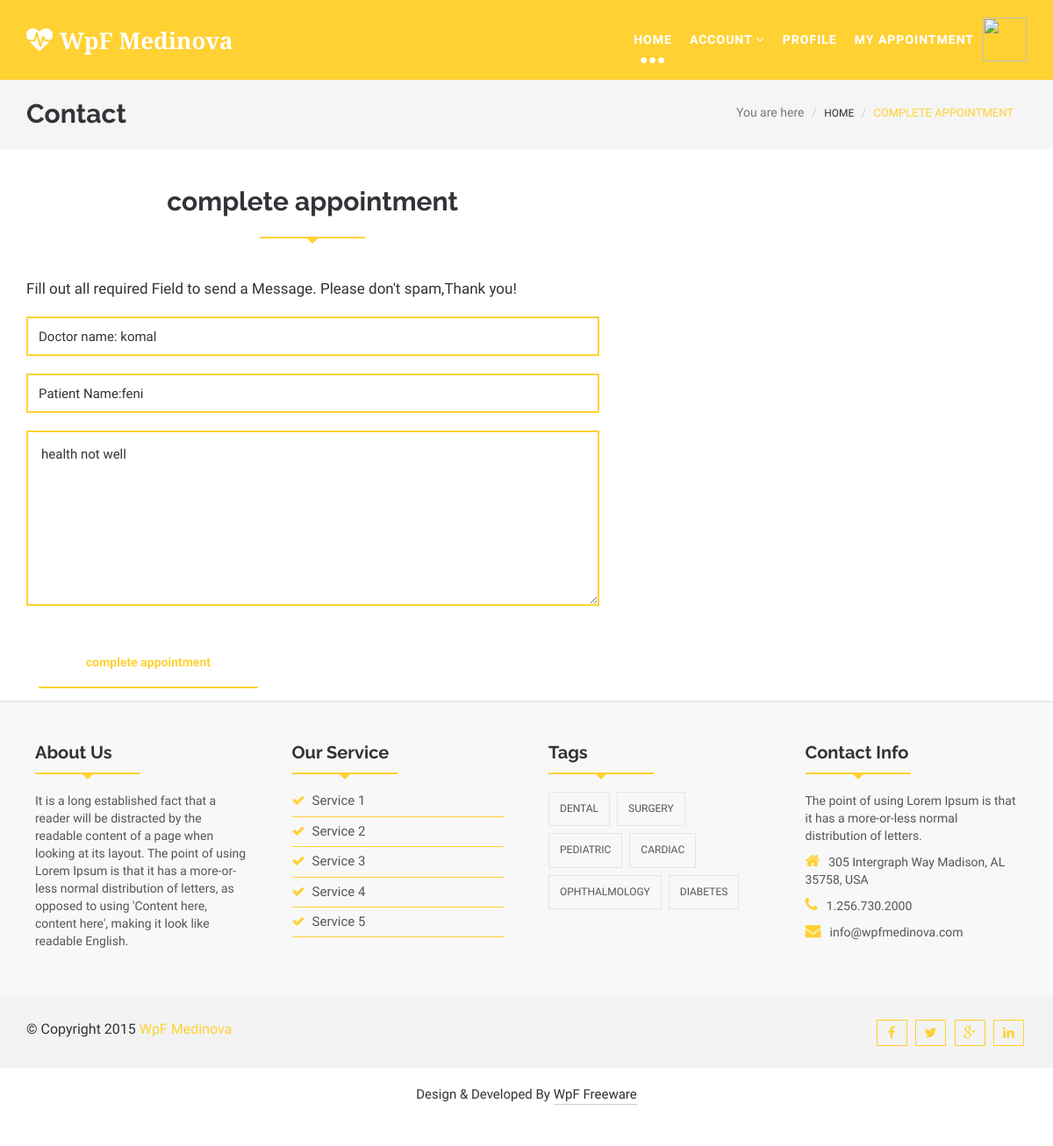
/doctor_complete_appointment/23 (signed in), run on the app's committed database.
### myapp/models.py (models this page shows, shortened)
class Appointment(models.Model):
	patient=models.ForeignKey(User,on_delete=models.CASCADE,related_name="patient")
	doctor=models.ForeignKey(Doctor_profile,on_delete=models.CASCADE)
	date=models.DateTimeField(default=timezone.now)
	time=models.CharField(max_length=100)
	health_issue=models.TextField()
	status=models.CharField(max_length=100,default="pending")
	prescription=models.TextField(default="not given yet")

class Doctor_profile(models.Model):
	doctor=models.ForeignKey(User,on_delete=models.CASCADE)
	doctor_degree=models.CharField(max_length=100)
	doctor_speciality=models.CharField(max_length=100)
	doctor_starttime=models.CharField(max_length=100)
	doctor_endtime=models.CharField(max_length=100)
	doctor_fees=models.PositiveIntegerField()
	doctor_picture=models.ImageField(upload_to="doctor_picture/")

class User(models.Model):
	fname=models.CharField(max_length=100)
	lname=models.CharField(max_length=100)
	email=models.CharField(max_length=100)
	mobile=models.CharField(max_length=100)
	address=models.TextField()
	password=models.CharField(max_length=100)
	usertype=models.CharField(max_length=100,default="patient")

### myapp/views.py (the view)
# urls.py: path('doctor_complete_appointment/<int:pk>',views.doctor_complete_appointment,name='doctor_complete_appointment'),
def doctor_complete_appointment(request,pk):
	appointment=Appointment.objects.get(pk=pk)
	if request.method=="POST":
		appointment.prescription=request.POST['prescription']
		appointment.status="completed"
		appointment.save()
		return redirect('doctor_appointment')
	else:
		return render(request,'doctor_complete_appointment.html',{'appointment':appointment})

### myapp/templates/doctor_complete_appointment.html (shortened to what this page needs)
{% extends 'doctor_header.html' %}
{% load static %}
{% block content %}
<!DOCTYPE html>
<html lang="en">
  <head>
  </head>
  <body>
    <section id="blogArchive">
      <div class="row">
        <div class="col-lg-12 col-md-12">
          <div class="blog-breadcrumbs-area">
            <div class="container">
              <div class="blog-breadcrumbs-left">
                <h2>Contact</h2>
              </div>
              <div class="blog-breadcrumbs-right">
                <ol class="breadcrumb">
                  <li>You are here</li>
                  <li><a href="#">Home</a></li>
                  <li class="active">complete appointment</li>
                </ol>
              </div>
            </div>
          </div>
        </div>
      </div>
    </section>
    <section id="contact">
      <div class="container">
        <div class="row">
          <div class="col-lg-7 col-md-7 col-sm-6">
            <div class="contact-form">
              <div class="section-heading">
                <h2>complete appointment</h2>
                <div class="line"></div>
              </div>
              <p>Fill out all required Field to send a Message. Please don't spam,Thank you!</p>
              <form class="submitphoto_form" method="POST" action="{% url 'doctor_complete_appointment' pk=appointment.pk %}">
                <input type="text" class="wp-form-control wpcf7-text" placeholder="Your name" name="name" value="Doctor name: {{appointment.doctor.doctor.fname}}">
                <input type="text" class="wp-form-control wpcf7-email" placeholder="Email address" name="email" value="Patient Name:{{appointment.patient.fname}}">
                <textarea class="wp-form-control wpcf7-textarea" cols="30" rows="10" placeholder="prescription"name="prescription">{{appointment.prescription}}</textarea>
               <button class="wpcf7-submit button--itzel" type="submit"><span>complete appointment</span></button>
              </form>
            </div>
          </div>
  </div>
  </div>
  </body>
</html>
{% endblock %}

### myapp/static/css/themes/default-theme.css (style rules this page uses)
.scrollToTop:hover, .scrollToTop:focus,.readmore_area a::before,.sl-slider h2> strong,.sl-slider p> strong, .single-top-feature .readmore_area a span,.service-icon-effect,.service-icon .service-icon-effect:hover,.single-service>h3 a:hover,.single-service>h3 a:focus, .whyChoose-right .media-heading,.whyChoose-right .media:hover .media-icon,.doctors-nav figcaption h2, .testimonial-cotent > p span,.testimonial-nav .slick-dots li.slick-active button::before,.blog-comments-box li > h2,.blog-comments-box li span, .blog-author > ul > li a:hover,.footer-service li > a:hover,.footer-service li > a span,.contact-info > p span,.footer-copyright>p>a, .blog-breadcrumbs-right .breadcrumb > li a:hover,.blog-breadcrumbs-right .breadcrumb > .active,.blog-details blockquote::before,.blog-details blockquote::after, .sidebar-widget p>a,.sidebar-widget>ul li>a:hover,.postnav-left:hover .navg-title,.postnav-right:hover .navg-title,.author-name:hover, .similar-post .media-body a:hover,.similar-post > h2,.nav-tabs > li.active > a, .nav-tabs > li.active > a:focus, .nav-tabs > li.active > a:hover, .button--itzel .button__icon,.button--itzel > span,#myModal .modal-title, .form-submit input:hover,.error-page-area h1,.error-page-area h3 { color: #ffd133; }
.line { border-bottom: 2px solid #ffd133; background: none repeat scroll 0 0 transparent; height: 1px; margin: 0 auto 45px; padding: 5px; position: relative; width: 120px; }
.line::after, .line::before { border: medium solid transparent; content: " "; height: 0; left: 50%; pointer-events: none; position: absolute; top: 100%; width: 0; }
.line::before { border-width: 9px; margin-left: -6px; }
.line::after { border-top-color: #ffd133; border-width: 8px; margin-left: -8px; }
.testimonial-nav .slick-dots li,.blog-content .readmore_area a,.wp-form-control, .button--itzel::before,.error-page-area .readmore_area a { border: 2px solid #ffd133; }

### data on the page
Appointment: name "Doctor name: komal", email "Patient Name:feni", prescription "health not well"
